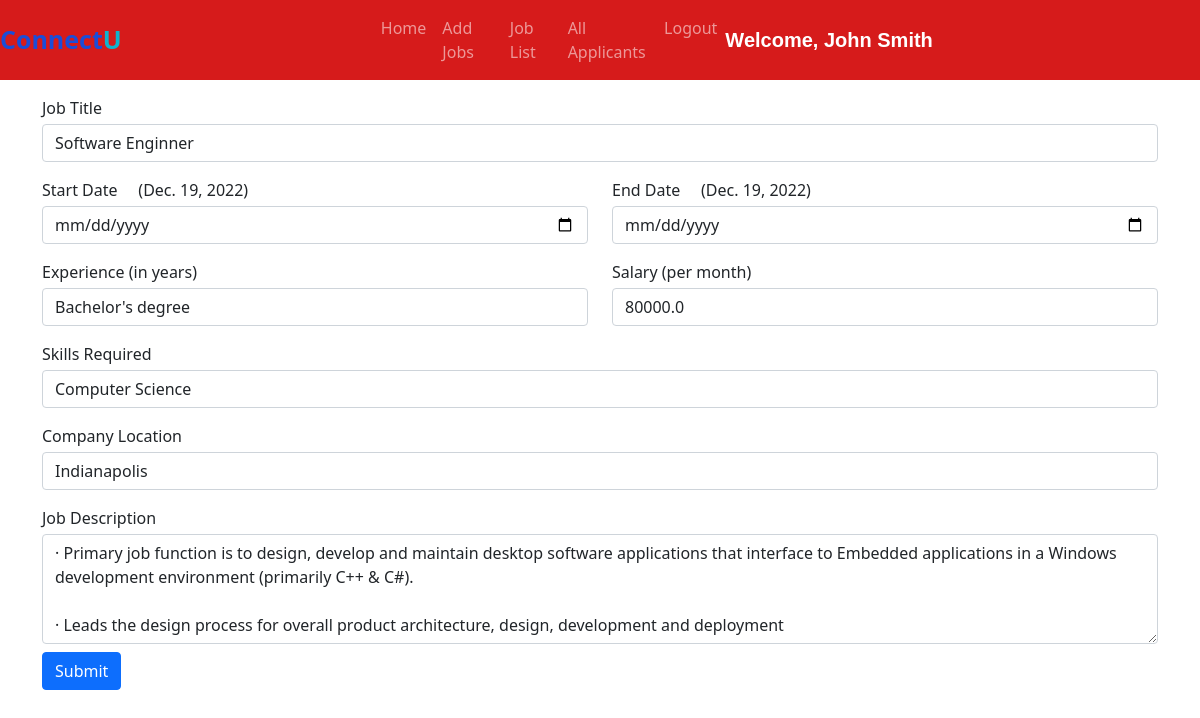
Page /edit_job/6/ (signed in) on the committed database.
### jobs/models.py (models this page shows, shortened)
class Job(models.Model):
    company = models.ForeignKey(Company, on_delete=models.CASCADE)
    start_date = models.DateField()
    end_date = models.DateField()
    title = models.CharField(max_length=200)
    salary = models.FloatField()
    image = models.ImageField(upload_to="")
    description = models.TextField(max_length=400)
    experience = models.CharField(max_length=100)
    location = models.CharField(max_length=100)
    skills = models.CharField(max_length=200)
    creation_date = models.DateField()

### jobs/views.py (the view, shortened to what this page needs)
# urls.py: path("edit_job/<int:myid>/", views.edit_job, name="edit_job"),
def edit_job(request, myid):
    if not request.user.is_authenticated:
        return redirect("/company_login")
    job = Job.objects.get(id=myid)
    return render(request, "edit_job.html", {'job': job})

### jobs/templates/edit_job.html (shortened to what this page needs)
{% extends 'company_navbar.html' %}
{% block body %}
<form class="container mt-3" method="POST" enctype="multipart/form-data">
    <div class="row">
        <div class="form-group col-md-12">
            <label>Job Title</label>
            <input type="text" class="form-control mt-1" name="job_title" id="job_title" value="{{job.title}}" required>
        </div>
    </div>
    <div class="row mt-3">
        <div class="form-group col-md-6">
            <label>Start Date</label>&nbsp;&nbsp;&nbsp;&nbsp;&nbsp;({{job.start_date}})
            <input type="date" class="form-control mt-1" name="start_date" id="start_date">
        </div>
        <div class="form-group col-md-6">
            <label>End Date</label>&nbsp;&nbsp;&nbsp;&nbsp;&nbsp;({{job.end_date}})
            <input type="date" class="form-control mt-1" name="end_date" id="end_date">
        </div>
    </div>
    <div class="row mt-3">
        <div class="form-group col-md-6">
            <label>Experience (in years)</label>
            <input type="text" class="form-control mt-1" name="experience" id="experience" value="{{job.experience}}"
                required>
        </div>
        <div class="form-group col-md-6">
            <label>Salary (per month)</label>
            <input type="tel" class="form-control mt-1" name="salary" id="salary" value="{{job.salary}}" required>
        </div>
    </div>
    <div class="row mt-3">
        <div class="form-group col-md-12">
            <label>Skills Required</label>
            <input type="text" class="form-control mt-1" name="skills" id="skills" value="{{job.skills}}" required>
        </div>
    </div>
    <div class="row mt-3">
        <div class="form-group col-md-12">
            <label>Company Location</label>
            <input type="text" class="form-control mt-1" name="location" id="location" value="{{job.location}}"
                required>
        </div>
    </div>
    <div class="row mt-3">
        <div class="form-group col-md-12">
            <label>Job Description</label>
            <textarea name="description" id="description" class="form-control mt-1" cols="30" rows="4"
                required>{{job.description}}</textarea>
        </div>
    </div>
    <input type="submit" value="Submit" class="btn btn-primary mt-2">
</form>
{% endblock %}

### jobs/templates/company_navbar.html (shortened to what this page needs)
<!doctype html>
<html lang="en">
<head>
  <link href="https://cdn.jsdelivr.net/npm/bootstrap@5.0.2/dist/css/bootstrap.min.css" rel="stylesheet"
>
  <link rel="stylesheet" href="https://cdnjs.cloudflare.com/ajax/libs/font-awesome/5.15.3/css/all.min.css">
</head>
<body>
  <nav class="navbar navbar-expand-lg navbar-dark sticky-top">
    <a><span class="head1">Connect</span><span class="head2">U</span></a>
    <div class="container w-50">
      <div class="collapse navbar-collapse" id="navbarSupportedContent">
        <ul class="navbar-nav me-auto mb-2 mb-lg-0">
          <li class="nav-item">
            <a class="nav-link {% block home %}{% endblock %}" aria-current="page" href="/company_homepage/">Home</a>
          </li>
          <li class="nav-item">
            <a class="nav-link {% block add_job %} {% endblock %}" aria-current="page" href="/add_job/">Add Jobs</a>
          </li>
          <li class="nav-item">
            <a class="nav-link {% block job_list %}{% endblock %}" href="/job_list/">Job List</a>
          </li>
          <li class="nav-item">
            <a class="nav-link {% block all_applicants %}{% endblock %}" href="/all_applicants/">All Applicants</a>
          </li>
          <li class="nav-item">
            <a class="nav-link" href="/logout/">Logout</a>
          </li>
        </ul>
        <a class="navbar-brand"
          style="font-weight: bold; font-family: 'Arial', Verdana, Geneva, Tahoma, sans-serif;">Welcome,
          {{request.user.get_full_name}}</a>
      </div>
    </div>
  </nav>
  {% block body %}
  {% endblock %}
</body>
</html>

### jobs/templates/company_navbar.html (style rules this page uses)
.navbar { background-color: #d61b1b; }
.head1 { color: #1b4dd8; font-size: 25px; font-weight: bold; height: 50px; }
.head2 { color: #10b3cf; font-size: 25px; font-weight: bold; }

### rows in the picture
Job: job_title "Software Enginner", start_date "Dec. 19, 2022", end_date "Dec. 19, 2022", experience "Bachelor's degree", salary "80000.0", skills "Computer Science", location "Indianapolis", description "· Primary job function is to design, develop and maintain desktop software applications that interface to Embedded applications in a Windows development environment (primarily C++ & C#). · Leads the design process for overall product architecture, design, development and deployment"

### other values in the picture
{{ request.user.get_full_name }} "John Smith"
